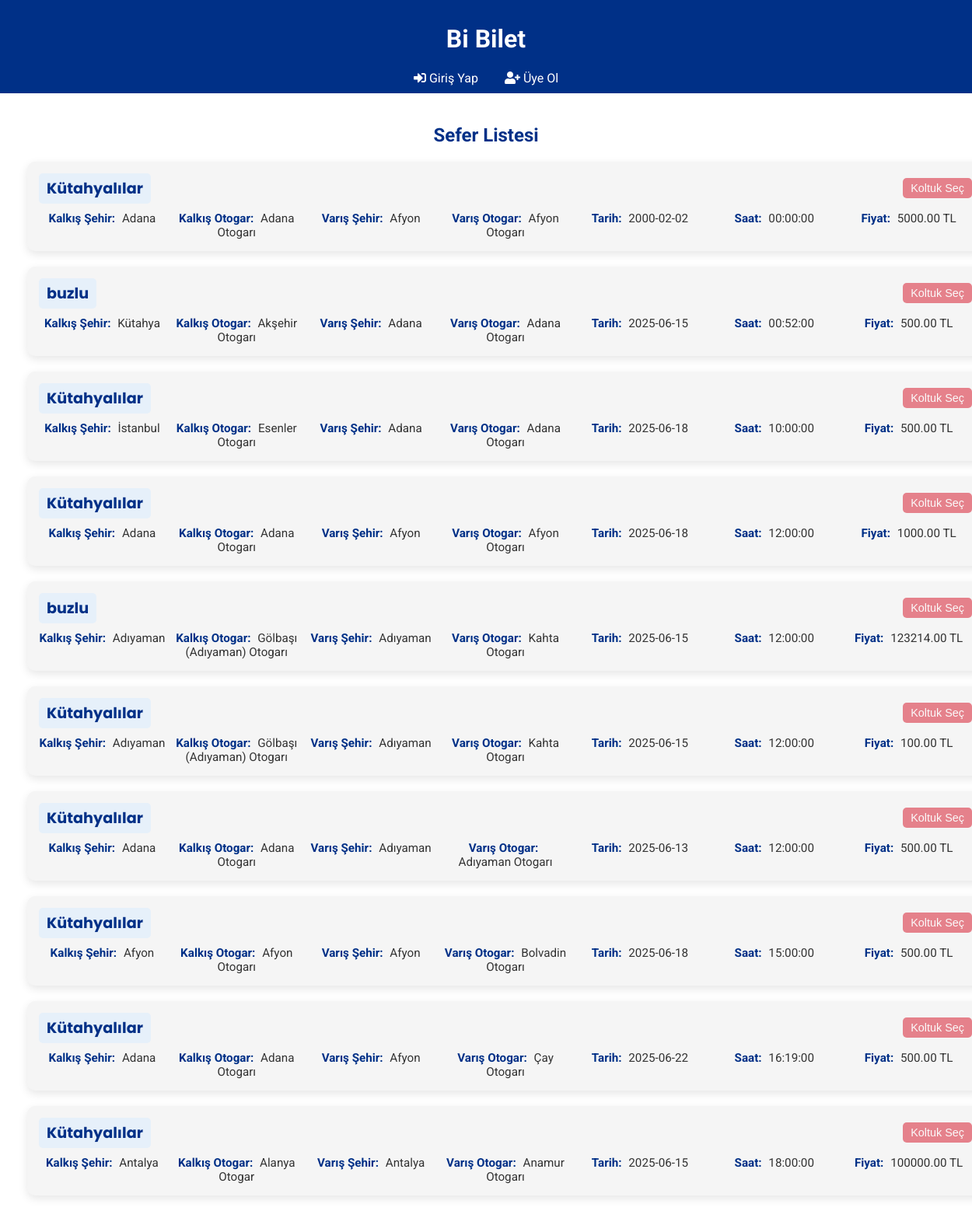
The app's page /panel/seferler.php with its own data.
### tables this page shows
CREATE TABLE `firma_seferler` (
  `id` int(11) NOT NULL,
  `firma_id` int(11) NOT NULL,
  `kalkis_sehir` int(11) NOT NULL,
  `kalkis_otogar` int(11) NOT NULL,
  `varis_sehir` int(11) NOT NULL,
  `varis_otogar` int(11) NOT NULL,
  `tarih` date NOT NULL,
  `saat` time NOT NULL,
  `fiyat` decimal(10,2) NOT NULL
);

CREATE TABLE `firmalar` (
  `id` int(11) NOT NULL,
  `firma_adi` varchar(100) NOT NULL,
  `email` varchar(100) NOT NULL,
  `sifre` varchar(255) NOT NULL,
  `created_at` timestamp NOT NULL DEFAULT current_timestamp()
);

CREATE TABLE `sehirler` (
  `id` int(11) NOT NULL,
  `sehir_adi` varchar(50) NOT NULL
);

CREATE TABLE `otogarlar` (
  `id` int(11) NOT NULL,
  `sehir_id` int(11) NOT NULL,
  `otogar_adi` varchar(100) NOT NULL,
  `sehir_adi` varchar(100) NOT NULL
);

### panel/seferler.php (the view, shortened to what this page needs)
<?php
require '../db/baglanti.php';
try {
    $kalkis_id = isset($_GET['kalkis_id']) ? (int)$_GET['kalkis_id'] : null;
    $varis_id = isset($_GET['varis_id']) ? (int)$_GET['varis_id'] : null;
    $tarih = isset($_GET['tarih']) ? $_GET['tarih'] : null;
    $sql = "SELECT fs.*, s1.sehir_adi AS kalkis_sehir_adi, s2.sehir_adi AS varis_sehir_adi,
            o1.otogar_adi AS kalkis_otogar_adi, o2.otogar_adi AS varis_otogar_adi,
            f.firma_adi AS firma_adi
            FROM firma_seferler fs
            JOIN sehirler s1 ON fs.kalkis_sehir = s1.id
            JOIN sehirler s2 ON fs.varis_sehir = s2.id
            JOIN otogarlar o1 ON fs.kalkis_otogar = o1.id
            JOIN otogarlar o2 ON fs.varis_otogar = o2.id
            LEFT JOIN firmalar f ON fs.firma_id = f.id
            WHERE (:kalkis_id IS NULL OR fs.kalkis_otogar = :kalkis_id)
            AND (:varis_id IS NULL OR fs.varis_otogar = :varis_id)
            AND (:tarih IS NULL OR fs.tarih = :tarih)
            ORDER BY fs.saat ASC";
    $stmt = $conn->prepare($sql);
    $stmt->execute([
        'kalkis_id' => $kalkis_id,
        'varis_id' => $varis_id,
        'tarih' => $tarih
    ]);
    $seferler = $stmt->fetchAll(PDO::FETCH_ASSOC);
} catch (PDOException $e) {
    echo "<script>alert('Veritabanı hatası oluştu. Lütfen daha sonra tekrar deneyin.');</script>";
    exit();
}
?>
<!DOCTYPE html>
<html lang="tr">
<head>
    <link rel="stylesheet" href="https://cdnjs.cloudflare.com/ajax/libs/font-awesome/5.15.4/css/all.min.css">
    <link rel="stylesheet" href="../css/seferler.css">
</head>
<body>
    <header>
        <h1>Bi Bilet</h1>
        <nav>
            <?php if (isset($_SESSION['user_type'])): ?>
                <?php if ($_SESSION['user_type'] === 'musteri'): ?>
                    <a href="kullanici-paneli.php"><i class="fas fa-user"></i> Hesabım</a>
                <?php elseif ($_SESSION['user_type'] === 'firma'): ?>
                    <a href="firma-panel.php"><i class="fas fa-user"></i> Hesabım</a>
                <?php endif; ?>
            <?php else: ?>
                <a href="../uye/giris-yap.php"><i class="fas fa-sign-in-alt"></i> Giriş Yap</a>
                <a href="../uye/kayit-ol.php"><i class="fas fa-user-plus"></i> Üye Ol</a>
            <?php endif; ?>
        </nav>
    </header>
    <main>
        <h2>Sefer Listesi</h2>
        <?php if (empty($seferler)): ?>
            <p class="no-sefer">Bu kriterlere uygun sefer bulunamadı.</p>
        <?php else: ?>
            <div class="sefer-container" id="seferContainer">
                <?php foreach ($seferler as $sefer): ?>
                    <div class="sefer-card" data-sefer-id="<?php echo $sefer['id']; ?>">
                        <div class="sefer-header">
                            <div class="firma-box">
                                <span class="firma-adi"><?php echo htmlspecialchars($sefer['firma_adi'] ?? 'Bilinmeyen Firma'); ?></span>
                            </div>
                            <button class="koltuk-sec-btn" data-sefer-id="<?php echo $sefer['id']; ?>">Koltuk Seç</button>
                        </div>
                        <div class="sefer-details">
                            <div class="detail-item">
                                <span class="label">Kalkış Şehir:</span>
                                <span class="value"><?php echo htmlspecialchars($sefer['kalkis_sehir_adi']); ?></span>
                            </div>
                            <div class="detail-item">
                                <span class="label">Kalkış Otogar:</span>
                                <span class="value"><?php echo htmlspecialchars($sefer['kalkis_otogar_adi']); ?></span>
                            </div>
                            <div class="detail-item">
                                <span class="label">Varış Şehir:</span>
                                <span class="value"><?php echo htmlspecialchars($sefer['varis_sehir_adi']); ?></span>
                            </div>
                            <div class="detail-item">
                                <span class="label">Varış Otogar:</span>
                                <span class="value"><?php echo htmlspecialchars($sefer['varis_otogar_adi']); ?></span>
                            </div>
                            <div class="detail-item">
                                <span class="label">Tarih:</span>
                                <span class="value"><?php echo htmlspecialchars($sefer['tarih']); ?></span>
                            </div>
                            <div class="detail-item">
                                <span class="label">Saat:</span>
                                <span class="value"><?php echo htmlspecialchars($sefer['saat']); ?></span>
                            </div>
                            <div class="detail-item">
                                <span class="label">Fiyat:</span>
                                <span class="value"><?php echo htmlspecialchars($sefer['fiyat']); ?> TL</span>
                            </div>
                        </div>
                    </div>
                <?php endforeach; ?>
            </div>
        <?php endif; ?>
    </main>
</body>
</html>

### css/seferler.css (style rules this page uses)
body { font-family: 'Roboto', sans-serif; margin: 0; padding: 0; background-color: #fff; display: flex; flex-direction: column; align-items: center; min-height: 100vh; }
header { background-color: #003087; color: white; width: 100%; padding: 10px 20px; text-align: center; }
nav a { color: white; text-decoration: none; margin: 0 15px; }
main { flex-grow: 1; width: 100%; max-width: 1200px; padding: 20px; text-align: center; }
h2 { color: #003087; margin-bottom: 20px; }
.sefer-container { display: flex; flex-direction: column; gap: 20px; padding: 0 10px; width: 100%; }
.sefer-card { background-color: #f5f5f5; padding: 15px; border-radius: 10px; box-shadow: 0 4px 12px rgba(0, 0, 0, 0.1); transition: transform 0.2s ease, box-shadow 0.2s ease; position: relative; overflow: hidden; width: 100%; }
.sefer-header { display: flex; justify-content: space-between; align-items: center; margin-bottom: 10px; }
.firma-box { background-color: #e6f0fa; padding: 5px 10px; border-radius: 5px; }
.firma-adi { font-family: 'Poppins', sans-serif; font-weight: 700; font-size: 1.2em; color: #003087; }
.koltuk-sec-btn { background-color: #dc3545; color: white; border: none; padding: 5px 10px; border-radius: 5px; cursor: pointer; font-size: 0.9em; opacity: 0.6; }
.sefer-details { display: flex; flex-wrap: wrap; gap: 10px; justify-content: space-between; }
.detail-item { flex: 1; min-width: 0; font-size: 0.95em; color: #555; }
.detail-item .label { font-weight: 700; color: #003087; margin-right: 5px; }
.detail-item .value { color: #333; }

### records on screen
firma_seferler: firma.firma_adi "Kütahyalılar", kalkis_sehir.sehir_adi "Adana", kalkis_otogar.otogar_adi "Adana Otogarı", varis_sehir.sehir_adi "Afyon", varis_otogar.otogar_adi "Afyon Otogarı", tarih "2000-02-02", saat "00:00:00", fiyat "5000.00"
firma_seferler: firma.firma_adi "buzlu", kalkis_sehir.sehir_adi "Kütahya", kalkis_otogar.otogar_adi "Akşehir Otogarı", varis_sehir.sehir_adi "Adana", varis_otogar.otogar_adi "Adana Otogarı", tarih "2025-06-15", saat "00:52:00", fiyat "500.00"
firma_seferler: firma.firma_adi "Kütahyalılar", kalkis_sehir.sehir_adi "İstanbul", kalkis_otogar.otogar_adi "Esenler Otogarı", varis_sehir.sehir_adi "Adana", varis_otogar.otogar_adi "Adana Otogarı", tarih "2025-06-18", saat "10:00:00", fiyat "500.00"
firma_seferler: firma.firma_adi "Kütahyalılar", kalkis_sehir.sehir_adi "Adana", kalkis_otogar.otogar_adi "Adana Otogarı", varis_sehir.sehir_adi "Afyon", varis_otogar.otogar_adi "Afyon Otogarı", tarih "2025-06-18", saat "12:00:00", fiyat "1000.00"
firma_seferler: firma.firma_adi "buzlu", kalkis_sehir.sehir_adi "Adıyaman", kalkis_otogar.otogar_adi "Gölbaşı (Adıyaman) Otogarı", varis_otogar.otogar_adi "Kahta Otogarı", tarih "2025-06-15", saat "12:00:00", fiyat "123214.00"
firma_seferler: firma.firma_adi "Kütahyalılar", kalkis_sehir.sehir_adi "Adıyaman", kalkis_otogar.otogar_adi "Gölbaşı (Adıyaman) Otogarı", varis_otogar.otogar_adi "Kahta Otogarı", tarih "2025-06-15", saat "12:00:00", fiyat "100.00"
firma_seferler: firma.firma_adi "Kütahyalılar", kalkis_sehir.sehir_adi "Adana", kalkis_otogar.otogar_adi "Adana Otogarı", varis_sehir.sehir_adi "Adıyaman", varis_otogar.otogar_adi "Adıyaman Otogarı", tarih "2025-06-13", saat "12:00:00", fiyat "500.00"
firma_seferler: firma.firma_adi "Kütahyalılar", kalkis_sehir.sehir_adi "Afyon", kalkis_otogar.otogar_adi "Afyon Otogarı", varis_otogar.otogar_adi "Bolvadin Otogarı", tarih "2025-06-18", saat "15:00:00", fiyat "500.00"
firma_seferler: firma.firma_adi "Kütahyalılar", kalkis_sehir.sehir_adi "Adana", kalkis_otogar.otogar_adi "Adana Otogarı", varis_sehir.sehir_adi "Afyon", varis_otogar.otogar_adi "Çay Otogarı", tarih "2025-06-22", saat "16:19:00", fiyat "500.00"
firma_seferler: firma.firma_adi "Kütahyalılar", kalkis_sehir.sehir_adi "Antalya", kalkis_otogar.otogar_adi "Alanya Otogar", varis_otogar.otogar_adi "Anamur Otogarı", tarih "2025-06-15", saat "18:00:00", fiyat "100000.00"
